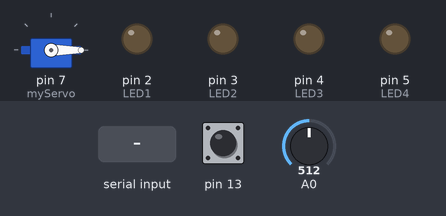
Recording of a sketch running on a simulated Arduino Uno, built with avr-gcc and run on an emulated ATmega328P. Shown: servo, output pins drawn as LEDs (lit = HIGH). The test bench sets the inputs (shaded band); at power-on: pin 13 HIGH, A0 = 512. What the sketch prints to the serial monitor is not drawn.

Above: at 1.2 s.
1.3 s: "90,45,200\n" received over Serial
At 2.0 s:
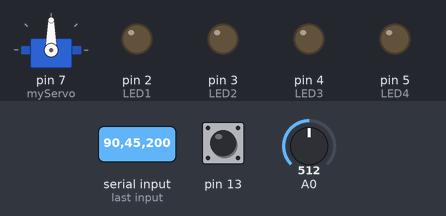
2.9 s: "30,150,10\n" received over Serial
At 3.6 s:
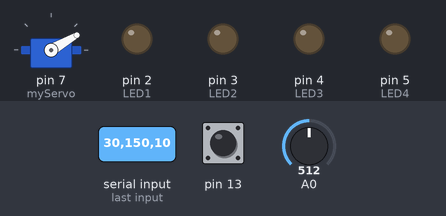
4.4 s: "200\n" received over Serial
At 5.1 s:
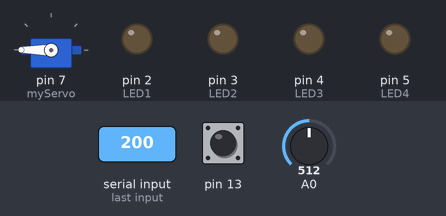
5.9 s: "ON1#\n" received over Serial
At 6.6 s:
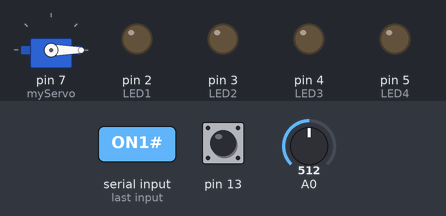
7.4 s: "90,45\n" received over Serial
At 8.2 s:
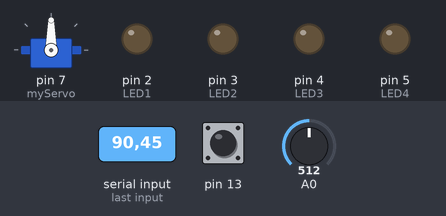
Timing chart, 0 to 10.4 s (numbered marks = the images above; inputs shaded):
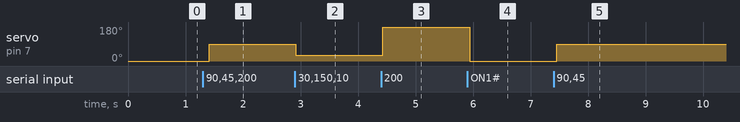

Measured:
- after the input at 1.3 s, servo on pin 7 (myServo): 0° → 90° after 0.11 s
- after the input at 2.9 s, servo on pin 7 (myServo): 90° → 30° at once
- after the input at 4.4 s, servo on pin 7 (myServo): 30° → 180° at once
- after the input at 5.9 s, servo on pin 7 (myServo): 180° → 0° at once
- after the input at 7.4 s, servo on pin 7 (myServo): 0° → 90° after 0.05 s

The sketch:

sketch_aug04d.ino
```cpp
#include <Servo.h>
uint16_t dataSensor1;
uint16_t derajat, servo1degree, buttondegree;
int8_t indexOfA, indexOfB;
Servo myServo;
char c;
char a;
String dataIn;
String tembak;
String SerialData;
int degree;
const int LED1 = 2;
const int LED2 = 3;
const int LED3 = 4;
const int LED4 = 5;

void setup() {
  // put your setup code here, to run once:
  Serial.begin(9600);
  myServo.attach(7);
  myServo.write(45);
  pinMode(12, INPUT_PULLUP);
  pinMode(13, INPUT_PULLUP);
  pinMode(2, OUTPUT);
  digitalWrite(2, LOW);
  pinMode(3, OUTPUT);
  digitalWrite(3, LOW);
  pinMode(4, OUTPUT);
  digitalWrite(4, LOW);
  pinMode(5, OUTPUT);
  digitalWrite(5, LOW);
}

void Receive_Serial_Data(){
  while(Serial.available()>0){
    c = Serial.read();
    if (c=='\n') {
      break;
      }
    else {
      dataIn += c;
      }
  }
    if (c=='\n')
    {
      degree = dataIn.toInt();
      c=0;
      dataIn="";
    }
  }

 void LED(){
  while(Serial.available()>0){
    a = Serial.read();
    SerialData += a;
  }

  if(a=='#'){
    if(SerialData == "ON1#"){
      digitalWrite(LED1, HIGH);
    }
    else if(SerialData=="OFF1#"){
      digitalWrite(LED1, LOW);
    }
    if(SerialData == "ON2#"){
      digitalWrite(LED2, HIGH);
    }
    else if(SerialData=="OFF2#"){
      digitalWrite(LED2, LOW);
    }
    if(SerialData == "ON3#"){
      digitalWrite(LED3, HIGH);
    }
    else if(SerialData=="OFF3#"){
      digitalWrite(LED3, LOW);
    }
    if(SerialData == "ON4#"){
      digitalWrite(LED4, HIGH);
    }
    else if(SerialData=="OFF4#"){
      digitalWrite(LED4, LOW);
    }

    a=0;
    SerialData="";
  }
 }

  void perseData(){
    String servo1, button;

    indexOfA = dataIn.indexOf("A");
    indexOfB = dataIn.indexOf("B");

    if (indexOfA > -1){
      servo1 = dataIn.substring(0, indexOfA);
      servo1degree = servo1.toInt();
    }
    if (indexOfB > -1){
      button = dataIn.substring(indexOfA - 2, indexOfB + 3);
      buttondegree = button.toInt();
    }
  }


void loop() {
  // put your main code here, to run repeatedly:

  /*if ( digitalRead(13)==HIGH){
    Serial.print ("Close#");
  }*/

  dataSensor1 = analogRead(A0)/18;
  derajat = 45 + dataSensor1;
  Serial.print ((String) derajat + "A" + "\n");
  Receive_Serial_Data();
  myServo.write(degree);
  if ( digitalRead(13)==HIGH){
    Serial.println ((String)derajat + "A" + derajat + "B");
    //delay(1000);
  }
  /*else {
    Serial.print ("");
  }*/
  LED();
delay(100);
}
```
